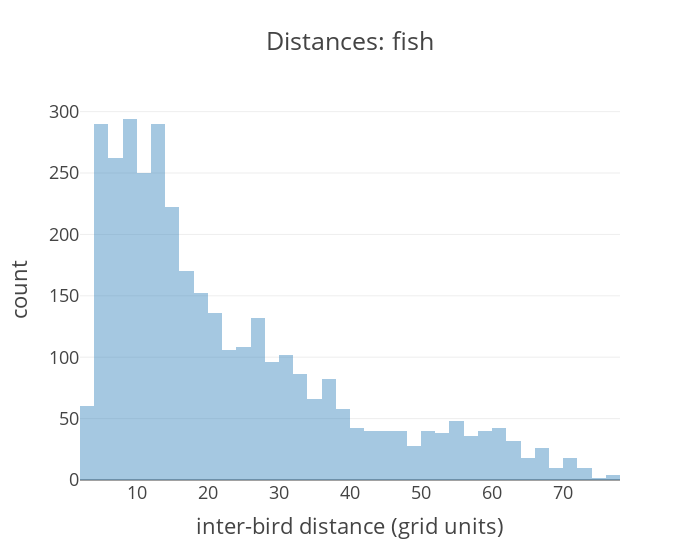

The cell this chart's notebook holds for it:
### Code cell
fig = ft.plot_distances(fish_distances, "fish")
fig.show()

### Figure 1 — Plotly figure (JSON) as saved in the notebook; plotly's stock layout.template omitted (floating-point values rounded to 4 significant figures; data arrays with more than 128 entries replaced by an {"elided": "..."} marker saying what was removed)
{"data": [{"alignmentgroup": "True", "bingroup": "x", "hovertemplate": "variable=0<br>inter-bird distance (grid units)=%{x}<br>count=%{y}<extra></extra>", "legendgroup": "0", "marker": {"color": "#1F77B4", "opacity": 0.4, "pattern": {"shape": ""}}, "name": "0", "nbinsx": 60, "offsetgroup": "0", "orientation": "v", "showlegend": true, "type": "histogram", "x": {"elided": "3614 float values"}, "xaxis": "x", "yaxis": "y"}], "layout": {"barmode": "relative", "legend": {"title": {"text": "variable"}, "tracegroupgap": 0}, "showlegend": false, "title": {"text": "Distances: fish"}, "width": 700, "xaxis": {"anchor": "y", "domain": [0, 1], "title": {"text": "inter-bird distance (grid units)"}}, "yaxis": {"anchor": "x", "domain": [0, 1], "title": {"text": "count"}}}}
